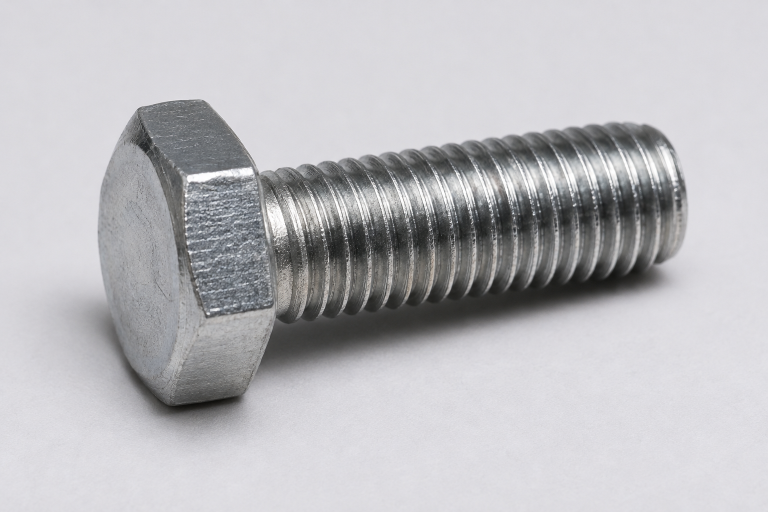
#> input picture Anomaly Detection/Shiny Silver Hex Bolt.png, 1536 x 1024 px (shown at 1/2 size)
$ python preprocessing.py
#> lines starting #> are read from the running program, lines starting #| are printed output that depends on the picture; after the words box and inside, x2 and y2 are one past the last pixel; in counts of white or black regions, pixels touching at a corner belong together; long printed decimals are rounded
import cv2
import numpy as np
import matplotlib.pyplot as plt

image = cv2.imread("Shiny Silver Hex Bolt.png")
#> image is the input picture: shape (1024, 1536, 3); mean B, G, R 189.7, 186.2, 186.8

if image is None:
    raise ValueError("Image not found!")

resized = cv2.resize(image, (224, 224))
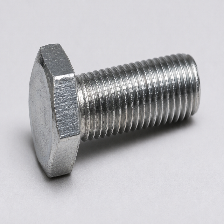
#> resized: shape (224, 224, 3); mean B, G, R 189.7, 186.1, 186.7

gray = cv2.cvtColor(
    resized, cv2.COLOR_BGR2GRAY
)

blurred = cv2.GaussianBlur(
    gray, (5, 5), 0
)
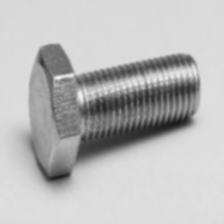
#> blurred: shape (224, 224); min 27, max 244, mean 186.7

edges = cv2.Canny(
    blurred, 100, 200
)
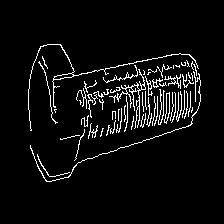
#> edges: shape (224, 224); 5.2% white in thin lines or dots, all inside (x1, y1, x2, y2) = (28, 44, 201, 182)

normalized = resized.astype(
    np.float32
) / 255.0

print("Original shape:", image.shape)
#| Original shape: (1024, 1536, 3)
print("Resized shape:", resized.shape)
#| Resized shape: (224, 224, 3)
print("Grayscale shape:", gray.shape)
#| Grayscale shape: (224, 224)

print("Normalized min:", normalized.min())
#| Normalized min: 0.04706
print("Normalized max:", normalized.max())
#| Normalized max: 1.0

images = [
    cv2.cvtColor(resized, cv2.COLOR_BGR2RGB),
    gray,
    blurred,
    edges
]

titles = [
    "Original",
    "Grayscale",
    "Gaussian Blur",
    "Edge Detection"
]

plt.figure(figsize=(12, 7))

for i in range(4):
    plt.subplot(2, 2, i + 1)
    plt.imshow(
        images[i],
        cmap="gray" if i > 0 else None
    )
    plt.title(titles[i])
    plt.axis("off")

plt.tight_layout()
plt.show()
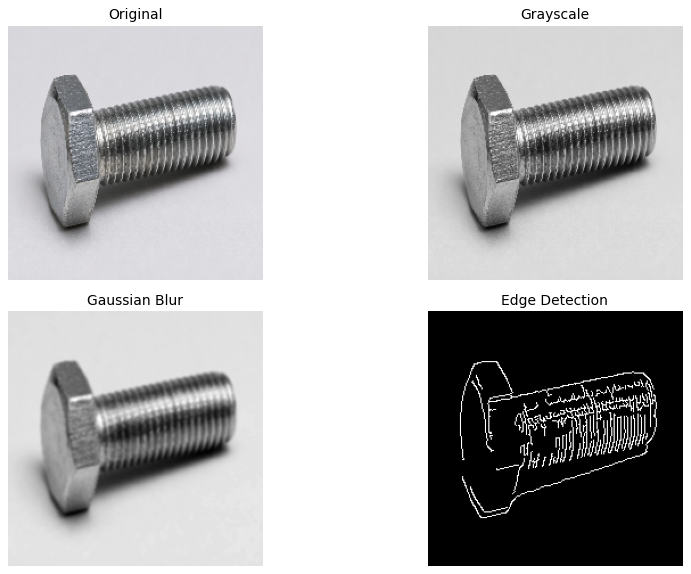
#> figure drawn by matplotlib, 4 panels
